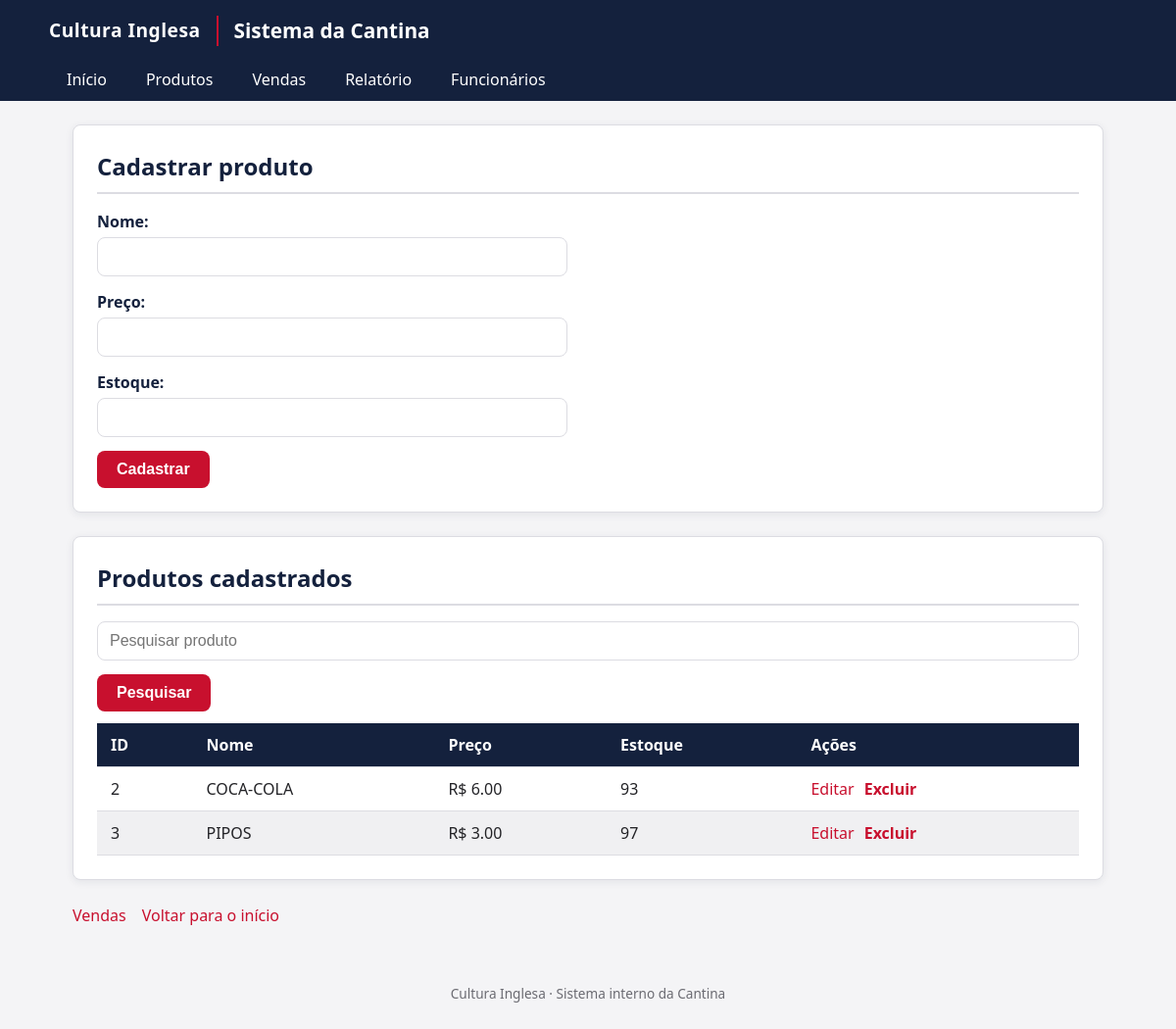
/produtos, run on an earlier commit of the app's database.
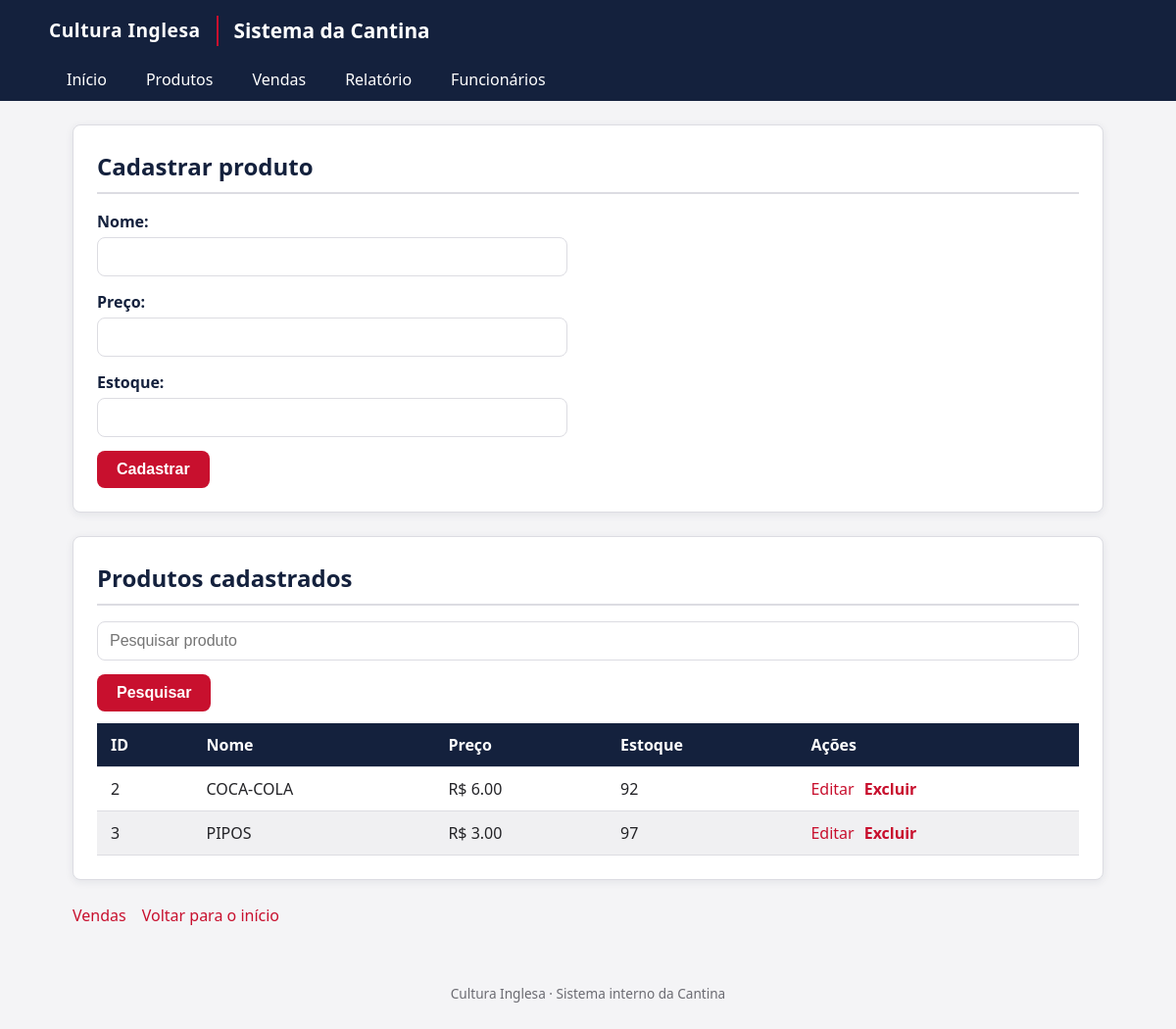
And on a later commit of the database.
### tables this page shows
CREATE TABLE produtos (
    id INTEGER PRIMARY KEY AUTOINCREMENT,
    nome TEXT NOT NULL,
    preco REAL NOT NULL,
    estoque INTEGER NOT NULL
);

### app.py (the view, shortened to what this page needs)
@app.route('/produtos', methods=['GET', 'POST'])
def produtos():
    conn = conectar()
    cursor = conn.cursor()
    busca = request.args.get('busca', '')
    if busca:
        cursor.execute("""
            SELECT * FROM produtos
            WHERE nome LIKE ?
        """, ('%' + busca + '%',))
    else:
        cursor.execute("SELECT * FROM produtos")
    produtos = cursor.fetchall()
    conn.close()
    return render_template('produtos.html', produtos=produtos)

### app.py (called while the page is built)
def conectar():
    return sqlite3.connect("cantina2.db")

### templates/produtos.html (shortened to what this page needs)
{% extends "base.html" %}
{% block conteudo %}
    <div class="cartao">
        <h2 class="cartao-titulo">Cadastrar produto</h2>
        <form method="POST">
            <div class="campo">
                <label>Nome:</label>
                <input type="text" name="nome" required>
            </div>
            <div class="campo">
                <label>Preço:</label>
                <input type="number" step="0.01" min="0.01" name="preco" required>
            </div>
            <div class="campo">
                <label>Estoque:</label>
                <input type="number" min="0" name="estoque" required>
            </div>
            <button type="submit">Cadastrar</button>
        </form>
    </div>
    <div class="cartao">
        <h2 class="cartao-titulo">Produtos cadastrados</h2>
        <form method="GET" class="form-linha">
            <input
                type="text"
                name="busca"
                placeholder="Pesquisar produto"
                value="{{ request.args.get('busca', '') }}"
            >
            <button type="submit">Pesquisar</button>
        </form>
        <div class="tabela-wrapper">
            <table>
                <thead>
                    <tr>
                        <th>ID</th>
                        <th>Nome</th>
                        <th>Preço</th>
                        <th>Estoque</th>
                        <th>Ações</th>
                    </tr>
                </thead>
                <tbody>
                    {% for produto in produtos %}
                    <tr>
                        <td>{{ produto[0] }}</td>
                        <td>{{ produto[1] }}</td>
                        <td>R$ {{ "%.2f"|format(produto[2]) }}</td>
                        <td>{{ produto[3] }}</td>
                        <td>
                            <div class="acoes">
                                <a href="/editar_produto/{{ produto[0] }}">Editar</a>
                                <a class="acao-excluir" href="/excluir_produto/{{ produto[0] }}">Excluir</a>
                            </div>
                        </td>
                    </tr>
                    {% endfor %}
                </tbody>
            </table>
        </div>
    </div>
    <div class="links-rodape-pagina">
        <a href="/vendas">Vendas</a>
        <a href="/">Voltar para o início</a>
    </div>
{% endblock %}

### templates/base.html (shortened to what this page needs)
<!DOCTYPE html>
<html lang="pt-br">
<head>
    <link rel="stylesheet" href="{{ url_for('static', filename='style.css') }}">
</head>
<body>
    <header class="cabecalho">
        <div class="cabecalho-conteudo">
            <a href="/" class="logo-area">
                <span class="logo-texto-fallback" style="display:none;">Cultura Inglesa</span>
            </a>
            <h1 class="titulo-sistema">Sistema da Cantina</h1>
        </div>
        <nav class="menu-principal">
            <a href="/">Início</a>
            <a href="/produtos">Produtos</a>
            <a href="/vendas">Vendas</a>
            <a href="/relatorio_vendas">Relatório</a>
            <a href="/funcionarios">Funcionários</a>
        </nav>
    </header>
    <main class="conteudo">
        {% block conteudo %}{% endblock %}
    </main>
    <footer class="rodape">
        <p>Cultura Inglesa &middot; Sistema interno da Cantina</p>
    </footer>
</body>
</html>

### static/style.css (style rules this page uses)
:root { --vermelho-principal: #C8102E; --vermelho-escuro: #960C22; --azul-marinho: #14213D; --branco: #FFFFFF; --cinza-fundo: #F4F4F6; --cinza-borda: #DCDCE2; --cinza-claro: #F0F0F2; --texto-principal: #232327; --texto-secundario: #6B6B72; --sucesso: #2E7D32; --alerta: #B8860B; --sombra: 0 2px 8px rgba(20, 33, 61, 0.08); --raio: 8px; }
* { box-sizing: border-box; }
body { margin: 0; font-family: "Segoe UI", Arial, Helvetica, sans-serif; background-color: var(--cinza-fundo); color: var(--texto-principal); line-height: 1.5; }
h1, h2, h3 { color: var(--azul-marinho); margin-top: 0; }
a { color: var(--vermelho-principal); text-decoration: none; }
.cabecalho { background-color: var(--azul-marinho); color: var(--branco); padding: 16px 24px 0; }
.cabecalho-conteudo { display: flex; align-items: center; gap: 16px; max-width: 1100px; margin: 0 auto; }
.logo-area { display: flex; align-items: center; }
.logo-texto-fallback { color: var(--branco); font-weight: bold; font-size: 1.2rem; letter-spacing: 0.5px; }
.titulo-sistema { color: var(--branco); font-size: 1.3rem; margin: 0; border-left: 2px solid var(--vermelho-principal); padding-left: 16px; }
.menu-principal { max-width: 1100px; margin: 12px auto 0; display: flex; flex-wrap: wrap; gap: 4px; }
.menu-principal a { color: var(--branco); padding: 10px 18px; border-radius: var(--raio) var(--raio) 0 0; font-weight: 500; }
.conteudo { max-width: 1100px; margin: 24px auto; padding: 0 24px; }
.cartao { background-color: var(--branco); border: 1px solid var(--cinza-borda); border-radius: var(--raio); box-shadow: var(--sombra); padding: 24px; margin-bottom: 24px; }
.cartao-titulo { border-bottom: 2px solid var(--cinza-borda); padding-bottom: 8px; margin-bottom: 16px; }
.links-rodape-pagina { display: flex; flex-wrap: wrap; gap: 16px; margin-top: 8px; }
form { display: flex; flex-direction: column; gap: 14px; max-width: 480px; }
form.form-linha { flex-direction: row; align-items: center; max-width: none; flex-wrap: wrap; }
label { font-weight: 600; color: var(--azul-marinho); margin-bottom: 4px; display: block; }
input[type="text"], input[type="number"], select { width: 100%; padding: 10px 12px; border: 1px solid var(--cinza-borda); border-radius: var(--raio); font-size: 1rem; background-color: var(--branco); }
.campo { display: flex; flex-direction: column; }
button, .botao { background-color: var(--vermelho-principal); color: var(--branco); border: none; padding: 10px 20px; border-radius: var(--raio); font-size: 1rem; font-weight: 600; cursor: pointer; align-self: flex-start; transition: background-color 0.15s ease-in-out; }
.acao-excluir { color: var(--vermelho-principal); font-weight: 600; }
.tabela-wrapper { overflow-x: auto; }
table { width: 100%; border-collapse: collapse; margin-top: 12px; }
th, td { padding: 10px 14px; text-align: left; border-bottom: 1px solid var(--cinza-borda); }
th { background-color: var(--azul-marinho); color: var(--branco); font-weight: 600; }
tbody tr:nth-child(even) { background-color: var(--cinza-claro); }
td .acoes { display: flex; gap: 10px; }
.rodape { text-align: center; color: var(--texto-secundario); font-size: 0.85rem; padding: 20px; }

What changed in the data, as far as the page shows it:
changed produtos "COCA-COLA": estoque "93" → "92"
